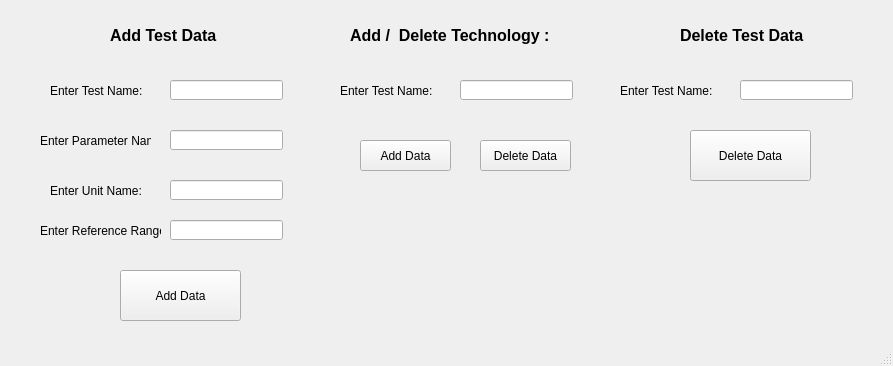
<?xml version="1.0" encoding="UTF-8"?>
<ui version="4.0">
 <class>MainWindow</class>
 <widget class="QMainWindow" name="MainWindow">
  <property name="geometry">
   <rect>
    <x>0</x>
    <y>0</y>
    <width>893</width>
    <height>366</height>
   </rect>
  </property>
  <property name="windowTitle">
   <string>MainWindow</string>
  </property>
  <widget class="QWidget" name="centralwidget">
   <widget class="QLabel" name="label">
    <property name="geometry">
     <rect>
      <x>50</x>
      <y>80</y>
      <width>101</width>
      <height>21</height>
     </rect>
    </property>
    <property name="text">
     <string>Enter Test Name: </string>
    </property>
   </widget>
   <widget class="QLineEdit" name="eTestName">
    <property name="geometry">
     <rect>
      <x>170</x>
      <y>80</y>
      <width>113</width>
      <height>20</height>
     </rect>
    </property>
   </widget>
   <widget class="QLabel" name="label_2">
    <property name="geometry">
     <rect>
      <x>40</x>
      <y>130</y>
      <width>111</width>
      <height>21</height>
     </rect>
    </property>
    <property name="text">
     <string>Enter Parameter Name: </string>
    </property>
   </widget>
   <widget class="QLineEdit" name="eParamName">
    <property name="geometry">
     <rect>
      <x>170</x>
      <y>130</y>
      <width>113</width>
      <height>20</height>
     </rect>
    </property>
   </widget>
   <widget class="QLabel" name="label_3">
    <property name="geometry">
     <rect>
      <x>50</x>
      <y>180</y>
      <width>101</width>
      <height>21</height>
     </rect>
    </property>
    <property name="text">
     <string>Enter Unit Name: </string>
    </property>
   </widget>
   <widget class="QLineEdit" name="eUnitName">
    <property name="geometry">
     <rect>
      <x>170</x>
      <y>180</y>
      <width>113</width>
      <height>20</height>
     </rect>
    </property>
   </widget>
   <widget class="QPushButton" name="AddDataButton">
    <property name="geometry">
     <rect>
      <x>120</x>
      <y>270</y>
      <width>121</width>
      <height>51</height>
     </rect>
    </property>
    <property name="text">
     <string>Add Data</string>
    </property>
   </widget>
   <widget class="QLabel" name="label_4">
    <property name="geometry">
     <rect>
      <x>110</x>
      <y>20</y>
      <width>141</width>
      <height>31</height>
     </rect>
    </property>
    <property name="font">
     <font>
      <pointsize>12</pointsize>
      <weight>75</weight>
      <bold>true</bold>
     </font>
    </property>
    <property name="text">
     <string>Add Test Data</string>
    </property>
   </widget>
   <widget class="QLabel" name="label_5">
    <property name="geometry">
     <rect>
      <x>620</x>
      <y>80</y>
      <width>101</width>
      <height>21</height>
     </rect>
    </property>
    <property name="text">
     <string>Enter Test Name: </string>
    </property>
   </widget>
   <widget class="QLineEdit" name="dTestName">
    <property name="geometry">
     <rect>
      <x>740</x>
      <y>80</y>
      <width>113</width>
      <height>20</height>
     </rect>
    </property>
   </widget>
   <widget class="QPushButton" name="DeleteDataButton">
    <property name="geometry">
     <rect>
      <x>690</x>
      <y>130</y>
      <width>121</width>
      <height>51</height>
     </rect>
    </property>
    <property name="text">
     <string>Delete Data</string>
    </property>
   </widget>
   <widget class="QLabel" name="label_7">
    <property name="geometry">
     <rect>
      <x>680</x>
      <y>20</y>
      <width>151</width>
      <height>31</height>
     </rect>
    </property>
    <property name="font">
     <font>
      <pointsize>12</pointsize>
      <weight>75</weight>
      <bold>true</bold>
     </font>
    </property>
    <property name="text">
     <string>Delete Test Data</string>
    </property>
   </widget>
   <widget class="QLabel" name="label_6">
    <property name="geometry">
     <rect>
      <x>40</x>
      <y>220</y>
      <width>121</width>
      <height>21</height>
     </rect>
    </property>
    <property name="text">
     <string>Enter Reference Range: </string>
    </property>
   </widget>
   <widget class="QLineEdit" name="eRefName">
    <property name="geometry">
     <rect>
      <x>170</x>
      <y>220</y>
      <width>113</width>
      <height>20</height>
     </rect>
    </property>
   </widget>
   <widget class="QLabel" name="label_8">
    <property name="geometry">
     <rect>
      <x>350</x>
      <y>20</y>
      <width>231</width>
      <height>31</height>
     </rect>
    </property>
    <property name="font">
     <font>
      <pointsize>12</pointsize>
      <weight>75</weight>
      <bold>true</bold>
     </font>
    </property>
    <property name="text">
     <string>Add /  Delete Technology :</string>
    </property>
   </widget>
   <widget class="QLabel" name="label_9">
    <property name="geometry">
     <rect>
      <x>340</x>
      <y>80</y>
      <width>101</width>
      <height>21</height>
     </rect>
    </property>
    <property name="text">
     <string>Enter Test Name: </string>
    </property>
   </widget>
   <widget class="QPushButton" name="deleteTechnology">
    <property name="geometry">
     <rect>
      <x>480</x>
      <y>140</y>
      <width>91</width>
      <height>31</height>
     </rect>
    </property>
    <property name="text">
     <string>Delete Data</string>
    </property>
   </widget>
   <widget class="QLineEdit" name="technologyName">
    <property name="geometry">
     <rect>
      <x>460</x>
      <y>80</y>
      <width>113</width>
      <height>20</height>
     </rect>
    </property>
   </widget>
   <widget class="QPushButton" name="addTechnology">
    <property name="geometry">
     <rect>
      <x>360</x>
      <y>140</y>
      <width>91</width>
      <height>31</height>
     </rect>
    </property>
    <property name="text">
     <string>Add Data</string>
    </property>
   </widget>
  </widget>
  <widget class="QMenuBar" name="menubar">
   <property name="geometry">
    <rect>
     <x>0</x>
     <y>0</y>
     <width>893</width>
     <height>21</height>
    </rect>
   </property>
  </widget>
  <widget class="QStatusBar" name="statusbar"/>
 </widget>
 <resources/>
 <connections/>
</ui>
